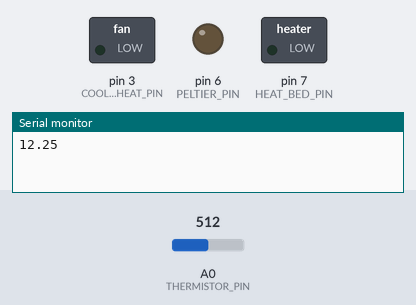
Simulated run of this sketch. Board: Arduino Uno, built with avr-gcc and run on an emulated ATmega328P. Parts: switched loads named in the sketch (green lamp = pin HIGH), output pins drawn as LEDs (lit = HIGH), the last lines printed to the serial monitor. Inputs (shaded band) come from the test bench; at power-on: A0 (THERMISTOR_PIN) = 512. Pins used as bus, display or sensor lines are not drawn.

Above: at 0.1 s.
At 60.1 s:
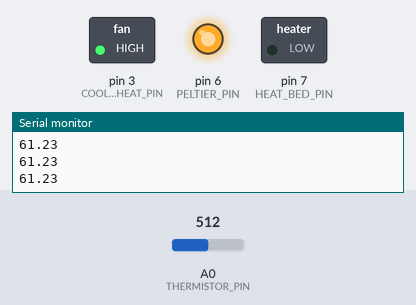
Timing chart, 0 to 61.6 s (numbered marks = the images above):
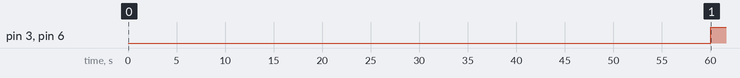

Measured:
- by itself, pin 3 (COOLER_HEAT_PIN), pin 6 (PELTIER_PIN): LOW → HIGH at 60.0 s

The sketch:

main.ino
```cpp
#include "DHT.h"

#define DHTTYPE DHT11

#define B 3950 // B-коэффициент
#define SERIAL_R 10000 // сопротивление последовательного резистора, 102 кОм
#define THERMISTOR_R 49900 // номинальное сопротивления термистора, 100 кОм
#define NOMINAL_T 18 // номинальная температура (при которой TR = 50 кОм)
#define COEF_THERMISTOR 269

// ALL PINS
#define THERMISTOR_PIN A0
#define DHTPIN 2
#define COOLER_COLD_PIN 4
#define COOLER_HEAT_PIN 3
#define PELTIER_PIN 6
#define HEAT_BED_PIN 7


DHT dht(DHTPIN, DHTTYPE);

unsigned long cooling_previous_millis = 0;
const long cooling_interval = 60000;

int temp_i = 0;
const byte temp_data_size = 5;
float temp_data[temp_data_size];

void setup() {
    Serial.begin( 9600 );
    pinMode(THERMISTOR_PIN, INPUT);
    pinMode(DHTPIN, INPUT);

    pinMode(COOLER_COLD_PIN, OUTPUT);
    pinMode(COOLER_HEAT_PIN, OUTPUT);
    pinMode(PELTIER_PIN, OUTPUT);
    pinMode(HEAT_BED_PIN, OUTPUT);
}


float get_temp_from_thermistor() {
    int t = analogRead( THERMISTOR_PIN );
    // R (Om) from thermistor
    float tr = SERIAL_R / (1023.0 / t - 1);
    // Themperature calculation (in *C)
    return (1.0 / (log(tr / THERMISTOR_R) / B + 1.0 / (NOMINAL_T + 273.15))) - COEF_THERMISTOR;
}


float get_temp_from_dht() {
    return dht.readTemperature();
}


void cooling(float temp, float current_temp) {
    unsigned long current_millis = millis();

    if (current_millis - cooling_previous_millis >= cooling_interval) {
        cooling_previous_millis = current_millis;

        if (temp < get_temp_from_thermistor()) {
            digitalWrite(COOLER_COLD_PIN, HIGH);
            digitalWrite(COOLER_HEAT_PIN, HIGH);
            digitalWrite(PELTIER_PIN, HIGH);
        } else {
            digitalWrite(COOLER_COLD_PIN, LOW);
            digitalWrite(COOLER_HEAT_PIN, LOW);
            digitalWrite(PELTIER_PIN, LOW);
        }
    }
}


void heating(int temp) {
    if (temp > avg_temp()) {
        digitalWrite(HEAT_BED_PIN, HIGH);
    } else {
        digitalWrite(HEAT_BED_PIN, LOW);
    }
}


float avg_temp() {
    float avg = 0;

    if (temp_i == temp_data_size) temp_i = 0;

    temp_data[temp_i++] = get_temp_from_thermistor();
    for (int i = 0; i < temp_data_size; i++) avg += temp_data[i];

    return avg / temp_data_size;
}


void loop() {
    float temp = avg_temp();
    cooling(10, temp);
//    Serial.print(get_temp_from_dht());
//    Serial.print(F("   "));

    Serial.println(temp);

    delay(100);
}
```
